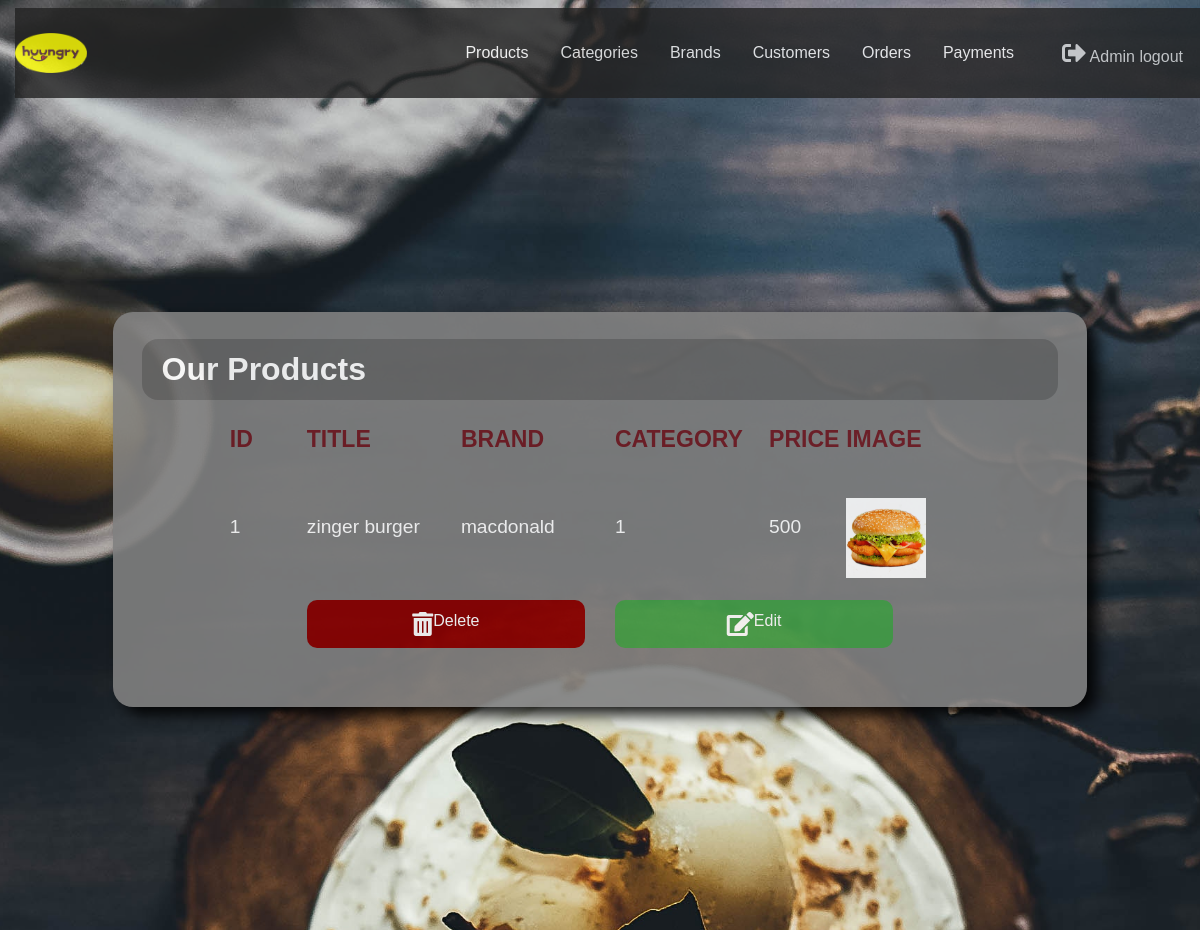
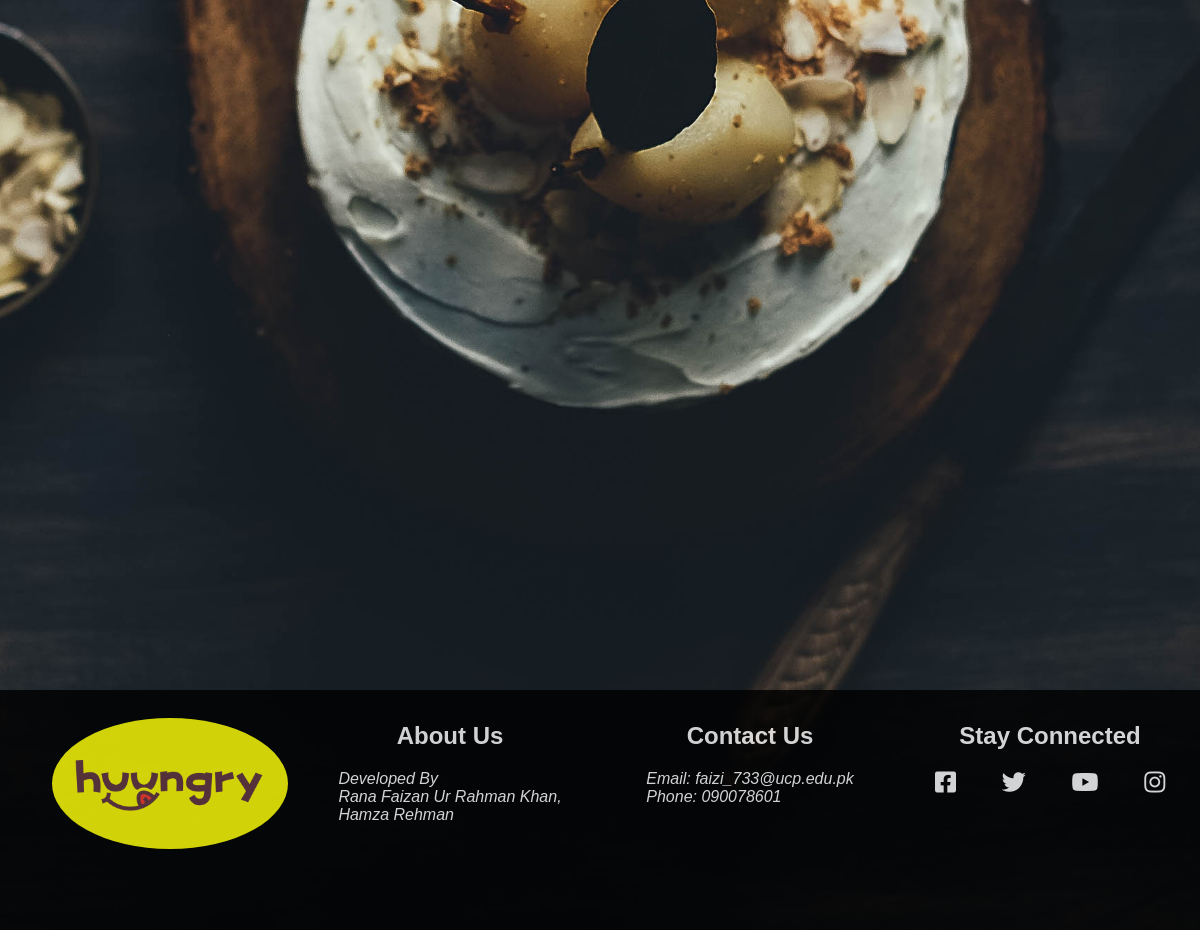
Page /admin/index.php?view_products (signed in) on the committed database (2 pictures, top to bottom).
### tables this page shows
CREATE TABLE `products` (
  `pro_id` int(10) NOT NULL,
  `pro_title` varchar(200) NOT NULL,
  `pro_brand` varchar(200) NOT NULL,
  `pro_cat` varchar(200) NOT NULL,
  `pro_price` int(20) NOT NULL,
  `pro_desc` varchar(2000) NOT NULL,
  `pro_img` longblob NOT NULL,
  `pro_keywords` varchar(200) NOT NULL
);

### admin/view_products.php (the view, shortened to what this page needs)
<?php
$con = mysqli_connect("localhost","root","","huungry");
?>
<!DOCTYPE html>
<html lang="en">
<head>
    <link rel="stylesheet" href="../css\style.css">
    <link rel="stylesheet" href="css\navbar.css">
    <link rel="stylesheet" href="https://use.fontawesome.com/releases/v5.8.1/css/all.css"
>
</head>
<body class="col col-12">
<main class="homeindex">
    <div class="fullcontainer">
        <div class="container col-10" style="margin-top: 25%;">
                <div class="row">
                    <div class="col-12">
                        <h1>Our Products</h1>
                    </div>
                </div>
                <div class="row" style="font-size: larger; margin-bottom: 5%">
                    <div class="col col-1"><label for="fname"><span style="color: #721c24"><b>ID</b></span></label></div>
                    <div class="col col-2"><label for="fname"><span style="color: #721c24"><b>TITLE</b></span></label></div>
                    <div class="col col-2"><label for="fname"><span style="color: #721c24"><b>BRAND</b></span></label></div>
                    <div class="col col-2"><label for="fname"><span style="color: #721c24"><b>CATEGORY</b></span></label></div>
                    <div class="col col-1"><label for="fname"><span style="color: #721c24"><b>PRICE</b></span></label></div>
                    <div class="col col-2"><label for="fname"><span style="color: #721c24"><b>IMAGE</b></span></label></div>
                </div>
                    <?php
                    $catQuery = "select * from products";
                    $catQueryResult = mysqli_query($con,$catQuery);
                    while($row = mysqli_fetch_assoc($catQueryResult))
                    {
                        $pro_id = $row['pro_id'];
                        $pro_title = $row['pro_title'];
                        $pro_brand = $row['pro_brand'];
                        $pro_cat = $row['pro_cat'];
                        $pro_price = $row['pro_price'];
                        $pro_img = $row['pro_img'];
                        echo "<div class=\"row\">
                            <div class=\"col col-1\"  style='margin-top: 2%;'><label for=\"fname\"><span>$pro_id</span></label></div>
                            <div class=\"col col-2\"  style='margin-top: 2%;'><label for=\"fname\"><span>$pro_title</span></label></div>
                            <div class=\"col col-2\"  style='margin-top: 2%;'><label for=\"fname\"><span>$pro_brand</span></label></div>
                            <div class=\"col col-2\"  style='margin-top: 2%;'><label for=\"fname\"><span>$pro_cat</span></label></div>
                            <div class=\"col col-1\"  style='margin-top: 2%;'><label for=\"fname\"><span>$pro_price</span></label></div>
                            <div class=\"col col-2\"><label for=\"fname\"><img src='product_images/$pro_img' width='80' height='80'></label></div>
                        </div>";
                        echo "<div class=\"row\">
                                    <div class=\"col col-4\" style='margin-bottom: 2%; margin-top: 2%;'>
                                        <a href=\"index.php?del_pro=$pro_id\" class=\"btn btn-danger\" style=' width: 100%;background-color: darkred;color: white;padding: 12px 20px;border: none;border-radius: 10px;cursor: pointer;' '>
                                        <i class=\"fa fa-trash-alt\"></i> Delete
                                        </a>
                                     </div>
                                     <div class=\"col col-4\" style='margin-bottom: 2%; margin-top: 2%;'>
                                        <a href=\"index.php?edit_pro_page=$pro_id\" class=\"btn btn-danger\"style=' width: 100%;background-color: #45a049;color: white;padding: 12px 20px;border: none;border-radius: 10px;cursor: pointer;'>
                                        <i class=\"fas fa-edit\"></i> Edit
                                        </a>
                                     </div>
                             </div>";
                    }
                    ?>
        </div>
    </div>
</main>
</body>
</html>

### css/style.css (style rules this page uses)
body { background-image: url("../images/bg.jpg"); height: 100%; background-position: center; background-repeat: no-repeat; background-size: cover; overflow-x: hidden; }
body, html { font-size: 100%; font-family: "Helvetica", sans-serif; }
body,html { margin:0; padding: 0; }
main { height: 80em; }
.homeindex { height: 100em; }
.row { display: -ms-flexbox; display: flex; -ms-flex-wrap: wrap; flex-wrap: wrap; justify-content: center; margin-right: -15px; margin-left: -15px; }
.col { padding-right: 15px; padding-left: 15px; }
a { text-decoration: none; }
a i { font-size: x-large; }
body { font-family: Arial, Helvetica, sans-serif; }
* { box-sizing: border-box; }
h1 { width: 100%; background-color: dimgray; color: white; padding: 12px 20px; border: 4px solid gray; border-radius: 10px; margin-top: -17px; border-radius: 20px; }
span { font-family: "Lucida Sans", sans-serif; color: white; font-size: larger; }
.container { width: 100%; border-radius: 5px; background-color: gray; padding: 40px; margin-top: 6em; box-shadow: 10px 8px 15px black; opacity: 0.9; border-radius: 20px; }
.fullcontainer { display: flex; flex-wrap: wrap; justify-content: center; }
footer p,a,address { color: white; text-decoration: none; font-family: 'Noto Sans JP', sans-serif; display: flex; flex-wrap: wrap; justify-content: center; }
.col-1 { width: 8.33%; }
.col-2 { width: 16.66%; }
.col-4 { width: 33.33%; }
.col-10 { width: 83.33%; }
.col-12 { width: 100%; }

### admin/css/navbar.css (style rules this page uses)
body { background-image: url("../../images/bg.jpg"); height: 100%; background-position: center; background-repeat: no-repeat; background-size: cover; overflow-x: hidden; }
body, html { font-size: 100%; font-family: "Helvetica", sans-serif; }
body,html { margin:0; padding: 0; }
a { text-decoration: none; }
a i { font-size: x-large; }
body { font-family: Arial, Helvetica, sans-serif; }
* { box-sizing: border-box; }
footer p,a,address { color: white; text-decoration: none; font-family: 'Noto Sans JP', sans-serif; display: flex; flex-wrap: wrap; justify-content: center; }
.col-1 { width: 8.33%; }
.col-2 { width: 16.66%; }
.col-4 { width: 33.33%; }
.col-10 { width: 83.33%; }
.col-12 { width: 100%; }

### rows in the picture
products: pro_id "1", pro_title "zinger burger", pro_brand "macdonald", pro_cat "1", pro_price "500", pro_img (picture)
